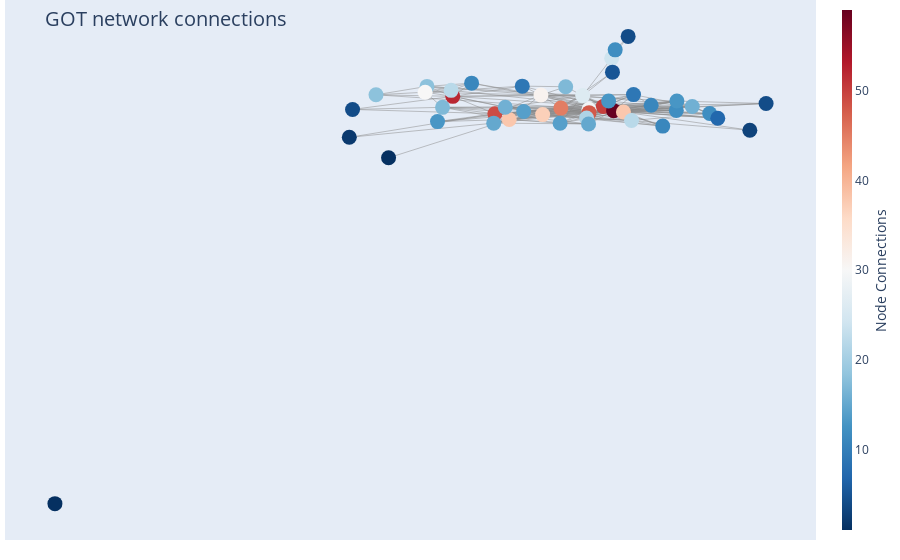

Notebook source saved alongside this figure:
### Markdown cell above
### **Book 3**

### Code cell
draw_plotly_network_graph(Graph_obj = G3, filter = "Yes", filter_nodesbydegree = 50)

### Figure 1 — Plotly figure (JSON) as saved in the notebook; plotly's stock layout.template omitted (floating-point values rounded to 4 significant figures; data arrays with more than 128 entries replaced by an {"elided": "..."} marker saying what was removed)
{"data": [{"hoverinfo": "none", "line": {"color": "#888", "width": 0.5}, "mode": "lines", "type": "scatter", "x": {"elided": "672 float values"}, "y": {"elided": "672 float values"}}, {"hoverinfo": "text", "marker": {"color": [45, 50, 59, 16, 38, 49, 24, 31, 18, 11, 18, 52, 22, 26, 30, 14, 29, 12, 38, 12, 11, 17, 48, 22, 37, 21, 12, 17, 16, 11, 15, 9, 13, 5, 13, 4, 13, 14, 15, 1, 7, 4, 3, 9, 4, 1, 2], "colorbar": {"thickness": 10, "title": {"side": "right", "text": "Node Connections"}, "xanchor": "left"}, "colorscale": [[0, "rgb(103,0,31)"], [0.1, "rgb(178,24,43)"], [0.2, "rgb(214,96,77)"], [0.3, "rgb(244,165,130)"], [0.4, "rgb(253,219,199)"], [0.5, "rgb(247,247,247)"], [0.6, "rgb(209,229,240)"], [0.7, "rgb(146,197,222)"], [0.8, "rgb(67,147,195)"], [0.9, "rgb(33,102,172)"], [1, "rgb(5,48,97)"]], "line": {"width": 0}, "reversescale": true, "showscale": true, "size": 15}, "mode": "markers", "text": ["Jaime-Lannister<br /># of connections: 45", "Joffrey-Baratheon<br /># of connections: 50", "Tyrion-Lannister<br /># of connections: 59", "Varys<br /># of connections: 16", "Catelyn-Stark<br /># of connections: 38", "Robb-Stark<br /># of connections: 49", "Daenerys-Targaryen<br /># of connections: 24", "Stannis-Baratheon<br /># of connections: 31", "Aemon-Targaryen-(Maester-Aemon)<br /># of connections: 18", "Janos-Slynt<br /># of connections: 11", "Jeor-Mormont<br /># of connections: 18", "Jon-Snow<br /># of connections: 52", "Mance-Rayder<br /># of connections: 22", "Robert-Baratheon<br /># of connections: 26", "Samwell-Tarly<br /># of connections: 30", "Brienne-of-Tarth<br /># of connections: 14", "Tywin-Lannister<br /># of connections: 29", "Bronn<br /># of connections: 12", "Cersei-Lannister<br /># of connections: 38", "Mace-Tyrell<br /># of connections: 12", "Margaery-Tyrell<br /># of connections: 11", "Davos-Seaworth<br /># of connections: 17", "Sansa-Stark<br /># of connections: 48", "Gregor-Clegane<br /># of connections: 22", "Arya-Stark<br /># of connections: 37", "Sandor-Clegane<br /># of connections: 21", "Jorah-Mormont<br /># of connections: 12", "Bran-Stark<br /># of connections: 17", "Eddard-Stark<br /># of connections: 16", "Ilyn-Payne<br /># of connections: 11", "Roose-Bolton<br /># of connections: 15", "Melisandre<br /># of connections: 9", "Loras-Tyrell<br /># of connections: 13", "Barristan-Selmy<br /># of connections: 5", "Tommen-Baratheon<br /># of connections: 13", "Theon-Greyjoy<br /># of connections: 4", "Edmure-Tully<br /># of connections: 13", "Lysa-Arryn<br /># of connections: 14", "Petyr-Baelish<br /># of connections: 15", "Rodrik-Cassel<br /># of connections: 1", "Pycelle<br /># of connections: 7", "Drogo<br /># of connections: 4", "Doran-Martell<br /># of connections: 3", "Renly-Baratheon<br /># of connections: 9", "Myrcella-Baratheon<br /># of connections: 4", "Luwin<br /># of connections: 1", "Ramsay-Snow<br /># of connections: 2"], "type": "scatter", "x": [0.003776, 0.0191, 0.02283, 0.05124, -0.01487, -0.02005, 0.02213, -0.003415, -0.04457, -0.02846, -0.06298, -0.03525, -0.03585, 0.01167, -0.04523, -0.009645, 0.01394, 0.05754, 0.02639, 0.04548, 0.03639, 0.005524, 0.01397, 0.02931, -0.002802, 0.01308, 0.0234, -0.03895, -0.0163, 0.04058, -0.02048, -0.01016, 0.02103, 0.02242, 0.04569, -0.07146, -0.04077, 0.003503, 0.01379, -0.05845, 0.06046, 0.02808, 0.07204, 0.03002, 0.0779, -0.179, -0.07263], "y": [0.01221, 0.01629, 0.005762, 0.01639, -0.017, -0.002195, 0.1399, 0.04567, 0.0678, 0.07616, 0.04631, 0.04231, 0.05773, 0.04419, 0.05287, 0.003485, 0.009069, -0.001737, 0.002201, 0.006417, 0.01936, 0.06691, 0.0006455, -0.01961, -0.00437, -0.01293, 0.1614, 0.01418, 0.01432, -0.0338, -0.02622, 0.06847, 0.03047, 0.1042, 0.03023, 0.008837, -0.02224, -0.02655, -0.02828, -0.1149, -0.01379, 0.1958, -0.04428, 0.04675, 0.02411, -1, -0.06254]}], "layout": {"annotations": [{"showarrow": false, "text": "", "xref": "paper", "yref": "paper"}], "hovermode": "closest", "margin": {"b": 20, "l": 5, "r": 5, "t": 0}, "showlegend": false, "title": {"font": {"size": 20}, "text": "<br>GOT network connections"}, "xaxis": {"showgrid": false, "showticklabels": false, "zeroline": false}, "yaxis": {"showgrid": false, "showticklabels": false, "zeroline": false}}}
